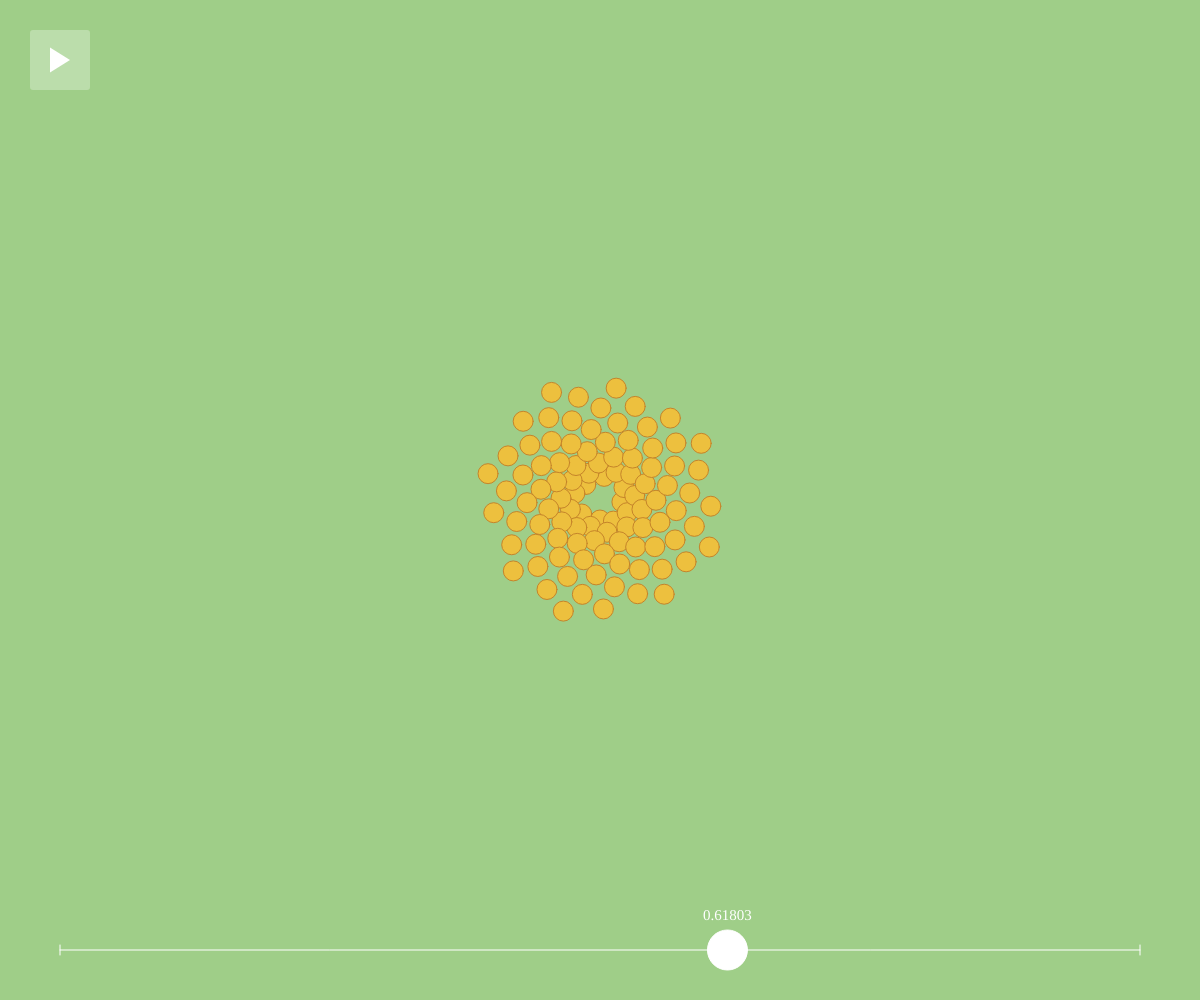
Frame 1 (no input)
Frame 60 (no input): identical to frame 1, image omitted
Frame 120 (the mouse pressed at the canvas centre since frame 60): identical to frame 1, image omitted

The p5.js sketch that drew this single still picture (run headless with seeded random() and noise() and a simulated clock; from frame 60 on, the mouse is pressed at the canvas centre):

// p5.js sketch
// ── sketch.js

// Declare VAR'S up here

var rot;
var modulus;
var argument;
var pollenCount;
var pollenSize;
var pollenDist;

var resized;
var sliderH;
var sliderXConst;
var hold;
var clicked;

var play;
var playPrev;
var cursorType;

var S;

function setup() {
  // put setup code here
  // Initialize VAR'S here (give them values)
  angleMode(DEGREES);
  W = window.innerWidth;
	H = window.innerHeight;
  canvas = createCanvas(W, H);
  resized = false;
  
  if (H>800){
		sliderH = 19*H/20;
	} else {
		sliderH = H - 50;
	}
	sliderXConst = W*(19/20);
	hold = false;
	clicked = false;
	play = false;
	
	rot = 0.61803398874989;
  pollenCount = 100;
  pollenSize = 20;
  pollenDist = 10
  
  cursorType = "default";
  
  if (W>H){
		S = W;
	} else {
		S = H;
	}
  
  textAlign(CENTER);
  textFont("Avenir Next",15);
  
  initFuncs();
  slider();
  
}
function initFuncs(){
	background(159, 206, 136);
	drawPollen();
	if (play){
		drawStop();
	} else {
		drawPlay();
	}
}

function draw() {
	if (mouseIsPressed || resized || playPrev){
		initFuncs();
		slider();
		resized = false;
	}
	interaction();
	cursor(cursorType);
	playPrev = play;
}

function interaction(){
	if (play){
		if (rot<1){
			rot += 0.0001;
		} else {
			play = false;
		}
	}
	if (resized || mouseX !== pmouseX || mouseY !== pmouseY){
		if (dist(mouseX,mouseY,(sliderXConst-S/20)*rot+S/20,sliderH)<20 && mouseX>S/20 && mouseX<sliderXConst){
			cursorType = "ew-resize";
			if (mouseIsPressed){
				hold = true;
			} else {
				hold = false;
			}
		} else if(dist(mouseX,mouseY,(sliderXConst-S/20)*rot+S/20,sliderH)<20 && hold===false) {
			cursorType = "ew-resize";
		} else {
			cursorType = "default";
		}
	}
	if (mouseX>S/40 && mouseX<3*S/40 && mouseY>S/40 && mouseY<3*S/40){
		cursorType = "pointer";
	}
}

function drawPollen(){
	fill(237,192,62);
	stroke(197,132,42);
	for (var i=0; i<pollenCount; i+=1){
		modulus = (2*pollenDist+i/10*pollenDist);
		argument = i*(360*rot);
		ellipse(W/2+modulus*sin(argument),H/2+modulus*cos(argument),pollenSize,pollenSize);
	}
}
function drawPlay(){
	fill(255,75);
	noStroke();
	rect(S/40,S/40,S/20,S/20,S/400);
	fill(255);
	triangle(S/24,19*S/480,S/24,29*S/480,7*S/120,S/20);
}
function drawStop(){
	fill(255,75);
	noStroke();
	rect(S/40,S/40,S/20,S/20,S/400);
	fill(255);
	rect(S/24,9*S/240,S/240,S/48);
	rect(7*S/120-S/240,9*S/240,S/240,S/48);
}

function slider(){
	stroke(255);
	line(W/20,sliderH,sliderXConst,sliderH);
	line(W/20,sliderH-5,W/20,sliderH+5);
	line(sliderXConst,sliderH-5,sliderXConst,sliderH+5);
	fill(255);
	ellipse((sliderXConst-W/20)*rot+W/20,sliderH,40,40);
	fill(255);
	noStroke();
	text(roundSF(rot,5),(sliderXConst-W/20)*rot+W/20,sliderH-30);
	if (hold){
		rot = (mouseX-W/20)/(sliderXConst-W/20);
	}
	if (mouseX<W/20 || mouseX>sliderXConst){
		hold = false;
	}
}
function roundSF(n,sf){
	return round(pow(10,sf)*n)/pow(10,sf);
}

window.onresize = function() {
  W = window.innerWidth;
	H = window.innerHeight;
  canvas.size(W,H);
  resized = true;
  if (H>800){
		sliderH = 19*H/20;
	} else {
		sliderH = H - 50;
	}
	sliderXConst = W*(19/20);
	if (W>H){
		S = W;
	} else {
		S = H;
	}
};

function mouseReleased(){
	hold = false;
}
function mouseClicked(){
	if (mouseX>S/40 && mouseX<3*S/40 && mouseY>S/40 && mouseY<3*S/40){
		if (play === true){
			play = false;
			drawPlay();
		} else {
			play = true;
		}
	}
}
// Other functions down here
